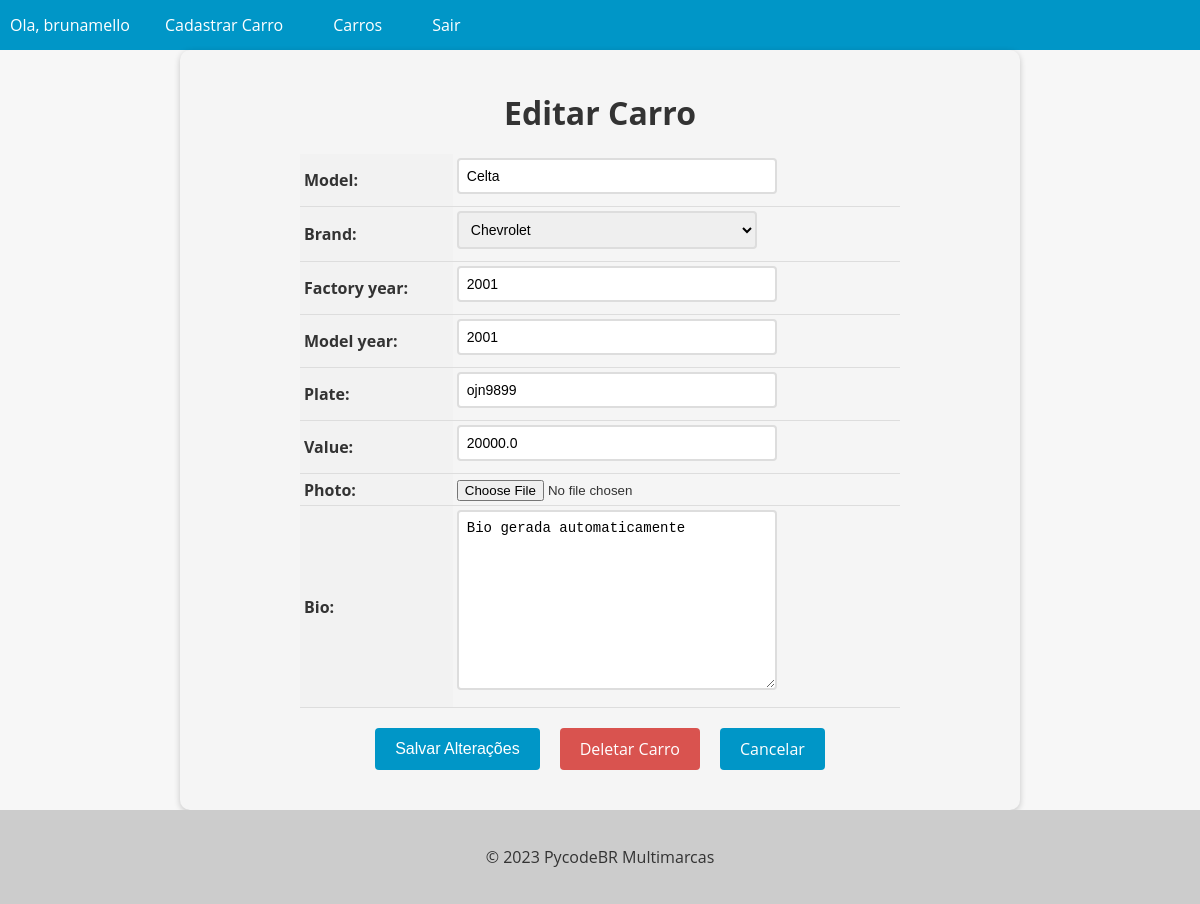
The app's page /car/14/update/ (signed in) with its own data.
### cars/models.py (models this page shows, shortened)
class Car(models.Model):
    id = models.AutoField(primary_key=True)
    model = models.CharField(max_length=200)
    brand = models.ForeignKey(Brand, on_delete=models.PROTECT, related_name='car_brand')
    factory_year = models.IntegerField(blank=True, null=True)
    model_year = models.IntegerField(blank=True, null=True)
    plate = models.CharField(max_length=10, blank=True, null=True)
    value = models.FloatField(blank=True, null=True)
    photo = models.ImageField(upload_to='cars/', blank=True, null=True)
    bio = models.TextField(blank=True, null=True)

### cars/views.py (the view, shortened to what this page needs)
# urls.py: path('car/<int:pk>/update/', CarUpdateView.as_view(), name='car_update'),
@method_decorator(login_required(login_url='login'), name='dispatch')
class CarUpdateView(UpdateView):
    model = Car
    form_class = CarModelForm
    template_name = 'car_update.html'

### cars/forms.py (shortened to what this page needs)
class CarModelForm(forms.ModelForm):
    class Meta:
        model = Car
        fields = '__all__'

### cars/models.py (called while the page is built)
    def __str__(self):
        return self.name

### cars/templates/car_update.html (shortened to what this page needs)
{% extends "base.html" %}
{% block content %}
    <form method="post" enctype="multipart/form-data">
        <h1>Editar Carro</h1>
        <table>
            {{ form.as_table }}
        </table>
        <div>
            <div class="buttons-container">
                <input type="submit" value="Salvar Alterações" class="btn btn-primary">
                <a href="{% url 'car_delete' pk=object.pk %}" class="btn btn-danger">Deletar Carro</a>
                <a href="{% url 'cars_list' %}" class="btn btn-secondary">Cancelar</a>
            </div>
        </div>
    </form>
{% endblock %}

### app/templates/base.html (shortened to what this page needs)
<!DOCTYPE html>
<html lang="en">
<head>
</head>
<body>
<header>
    <nav>
        <ul>
            {% if user.is_authenticated %}
                <li>Ola, {{ user.username }}</li>
                <li><a href="{% url 'new_car' %}">Cadastrar Carro</a></li>
            {% endif %}
            <li><a href="{% url 'cars_list' %}">Carros</a></li>
            {% if user.is_authenticated %}
                <li><a href="{% url 'logout' %}">Sair</a></li>
            {% endif %}
        </ul>
    </nav>
</header>
<main>
    {% block content %}
    {% endblock %}
</main>
<footer>
    <p>&copy; 2023 PycodeBR Multimarcas</p>
</footer>
</body>
</html>

### app/templates/base.html (style rules this page uses)
body { font-family: 'Open Sans', sans-serif; background-color: #f7f7f7; color: #333; margin: 0; padding: 0; }
header { background-color: #0096c7; color: #fff; text-align: center; }
footer { background-color: #ccc; color: #333; padding: 20px; text-align: center; }
nav { background-color: #0096c7; color: #fff; height: 50px; display: flex; justify-content: space-between; align-items: center; }
nav ul { list-style: none; margin: 0; padding: 0; display: flex; }
nav ul li { margin: 0 10px; }
nav ul li a { color: #fff; text-decoration: none; font-size: 16px; padding: 15px; transition: all 0.3s ease; }

### cars/templates/car_update.html (style rules this page uses)
form { max-width: 800px; margin: 0 auto; padding: 20px; background-color: #f5f5f5; border-radius: 10px; box-shadow: 0 2px 6px rgba(0, 0, 0, 0.2); }
form h1 { font-size: 2rem; margin-bottom: 20px; text-align: center; }
table { margin: 0 auto; border-collapse: collapse; width: 100%; max-width: 600px; }
th, td { padding: 4px; text-align: left; border-bottom: 1px solid #ddd; }
th { background-color: #f2f2f2; }
input[type="text"], input[type="number"], select, textarea { padding: 8px; font-size: 14px; border: 2px solid #ddd; border-radius: 4px; width: 100%; max-width: 300px; margin-bottom: 8px; transition: border-bottom-color 0.3s ease-in-out; }
.btn { background-color: #0096c7; color: #fff; border: none; padding: 10px 20px; font-size: 16px; border-radius: 4px; cursor: pointer; transition: background-color 0.3s ease-in-out; }
.buttons-container { display: flex; justify-content: center; margin-top: 20px; margin-bottom: 20px; }
.btn { display: inline-block; background-color: #0096c7; color: #fff; border: none; padding: 10px 20px; font-size: 16px; border-radius: 4px; cursor: pointer; transition: background-color 0.3s ease-in-out; margin: 0 10px; }
.btn-danger { background-color: #d9534f; text-decoration: none !important; }
a { text-decoration: none !important; }

### records on screen
Car: model "Celta", brand "Chevrolet", factory_year "2001", model_year "2001", plate "ojn9899", value "20000.0", bio "Bio gerada automaticamente"

### other values on screen
{{ user.username }} "brunamello"
